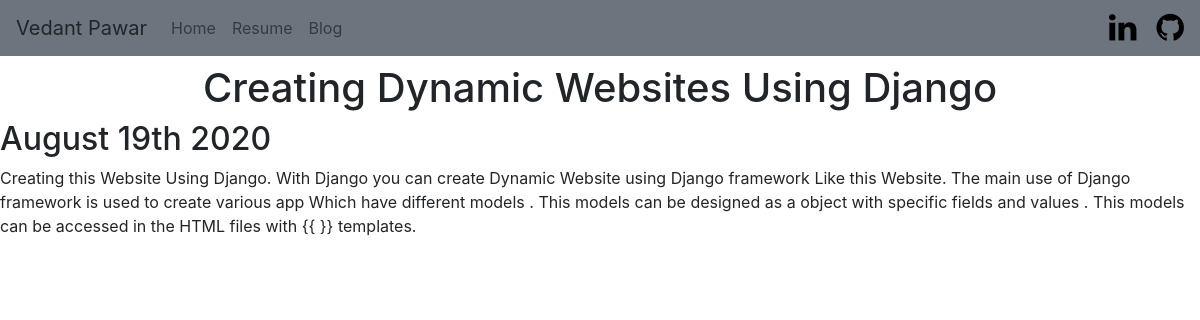
Page /blog/3/ on the committed database.
### blog/models.py (models this page shows, shortened)
class blog(models.Model):
    title = models.CharField(max_length=100)
    date = models.DateField(default=datetime.date.today)
    description = models.TextField(max_length=600)

### blog/views.py (the view)
# urls.py: path('<int:blog_id>/',views.detail,name='detail'),
def detail(request, blog_id):
    detailedblog = get_object_or_404(blog,pk=blog_id)
    return render(request , 'blog/blog_details.html', {'dblog':detailedblog})

### blog/templates/blog/blog_details.html
{% extends 'perportfolio/base.html' %}
{% block content %}
<h1 class="mt-2 text-center">{{ dblog.title }}</h1>
<h2>{{ dblog.date|date:'F jS Y'}}</h2>
{{ dblog.description|safe }}
{% endblock %}

### rows in the picture
blog: title "Creating Dynamic Websites Using Django", date "August 19th 2020", description "Creating this Website Using Django. With Django you can create Dynamic Website using Django framework Like this Website. The main use of Django framework is used to create various app Which have different models . This models can be designed as a object with specific fields and values . This models can be accessed in the HTML files with {{ }} templates."
